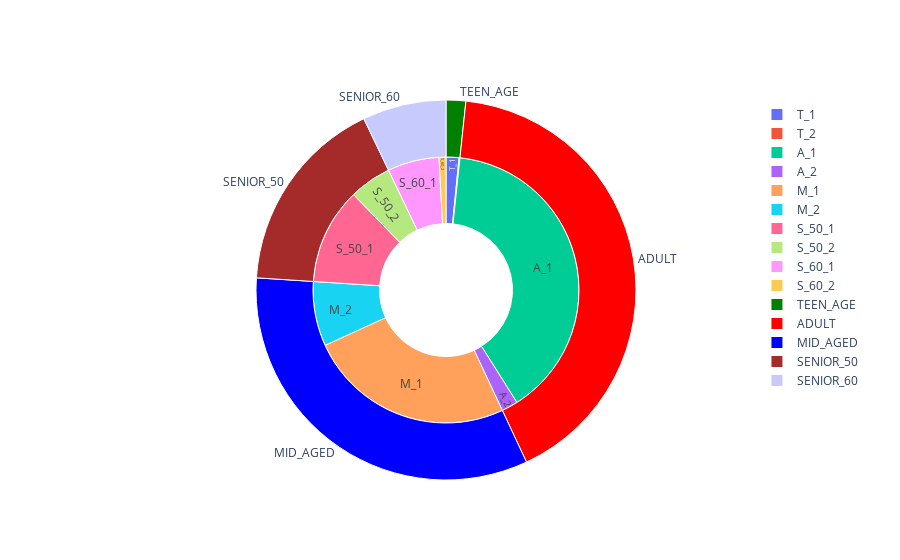

Source (notebook cell):
### Code cell
import plotly.graph_objs as go

labels = ['TEEN_AGE', 'ADULT', 'MID_AGED', 'SENIOR_50', 'SENIOR_60']
outer_values = [16, 395, 315, 161, 68]
inner_values = [15, 1, 376, 19, 240, 75, 112, 49, 60, 8]


trace1 = go.Pie(
    hole=0.5,
    sort=False,
    direction='clockwise',
    labels=['T_1','T_2','A_1','A_2','M_1','M_2','S_50_1','S_50_2','S_60_1','S_60_2'],
    domain={'x': [0.15, 0.85], 'y': [0.15, 0.85]},
    values=inner_values,
    textinfo='label',
    textposition='inside',
    marker={'line': {'color': 'white', 'width': 1}}
)

trace2 = go.Pie(
    hole=0.7,
    sort=False,
    direction='clockwise',
    values=outer_values,
    labels=labels,
    textinfo='label',
    textposition='outside',
    marker={'colors': ['green', 'red', 'blue', 'brown'],
            'line': {'color': 'white', 'width': 1}}
)

fig = go.FigureWidget(data=[trace1, trace2])
iplot(fig)

### Figure 1 — Plotly figure (JSON) as saved in the notebook; plotly's stock layout.template omitted (floating-point values rounded to 4 significant figures)
{"data": [{"direction": "clockwise", "domain": {"x": [0.15, 0.85], "y": [0.15, 0.85]}, "hole": 0.5, "labels": ["T_1", "T_2", "A_1", "A_2", "M_1", "M_2", "S_50_1", "S_50_2", "S_60_1", "S_60_2"], "marker": {"line": {"color": "white", "width": 1}}, "sort": false, "textinfo": "label", "textposition": "inside", "type": "pie", "uid": "b05b32f2-4bc0-4ff1-987d-1f43f7910578", "values": [15, 1, 376, 19, 240, 75, 112, 49, 60, 8]}, {"direction": "clockwise", "hole": 0.7, "labels": ["TEEN_AGE", "ADULT", "MID_AGED", "SENIOR_50", "SENIOR_60"], "marker": {"colors": ["green", "red", "blue", "brown"], "line": {"color": "white", "width": 1}}, "sort": false, "textinfo": "label", "textposition": "outside", "type": "pie", "uid": "926f900a-c040-4289-9f78-2e2ba9cb854e", "values": [16, 395, 315, 161, 68]}], "layout": {}}
